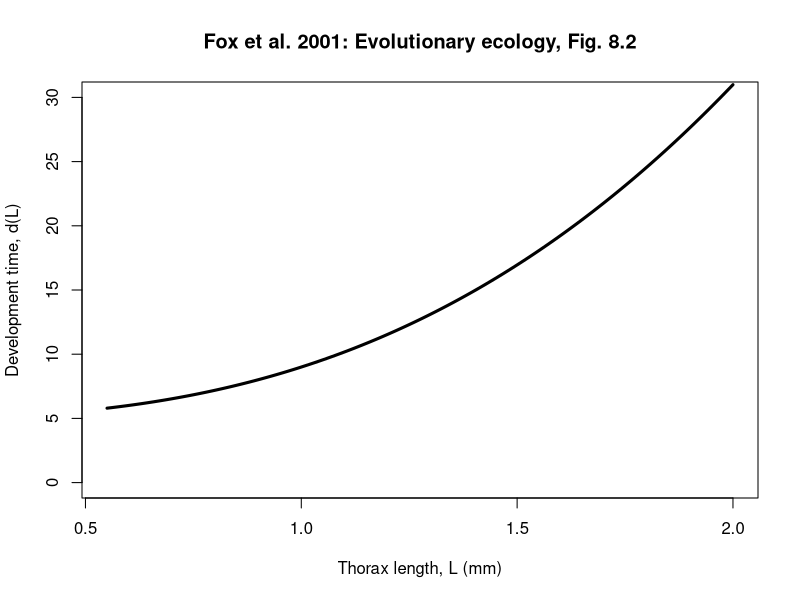
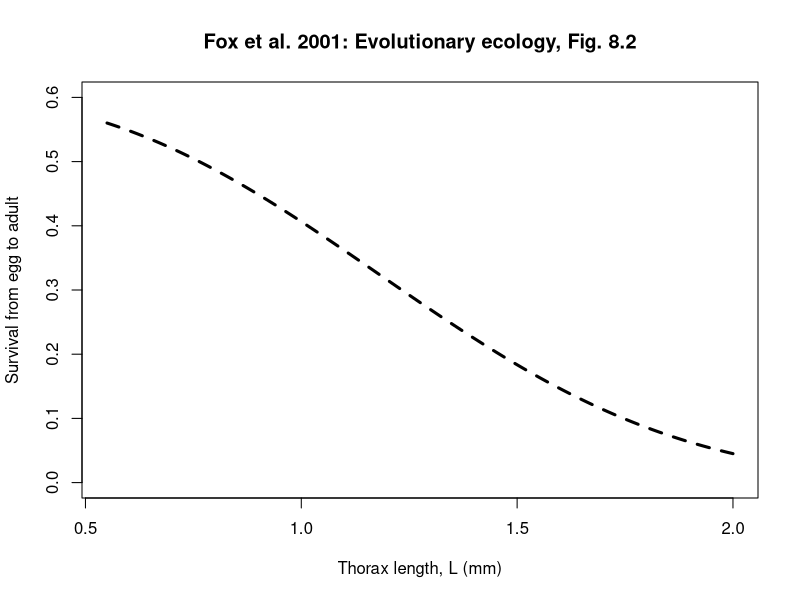
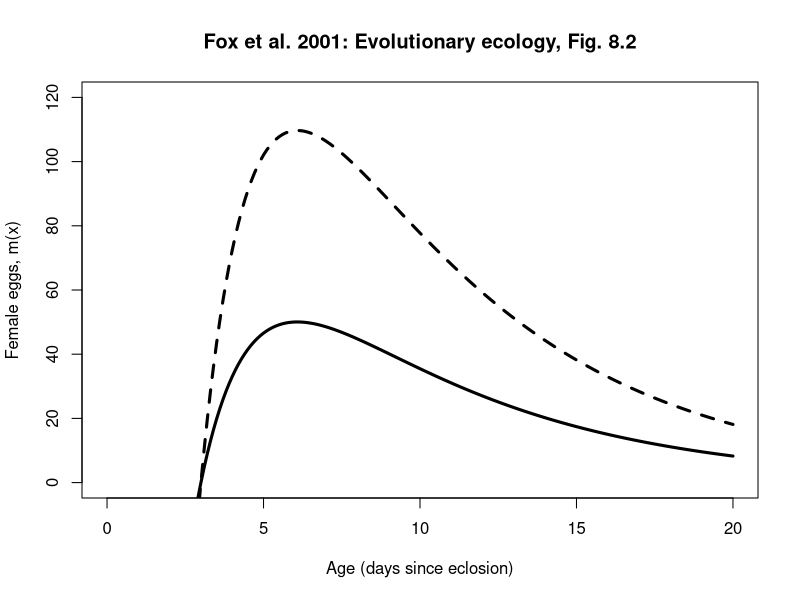
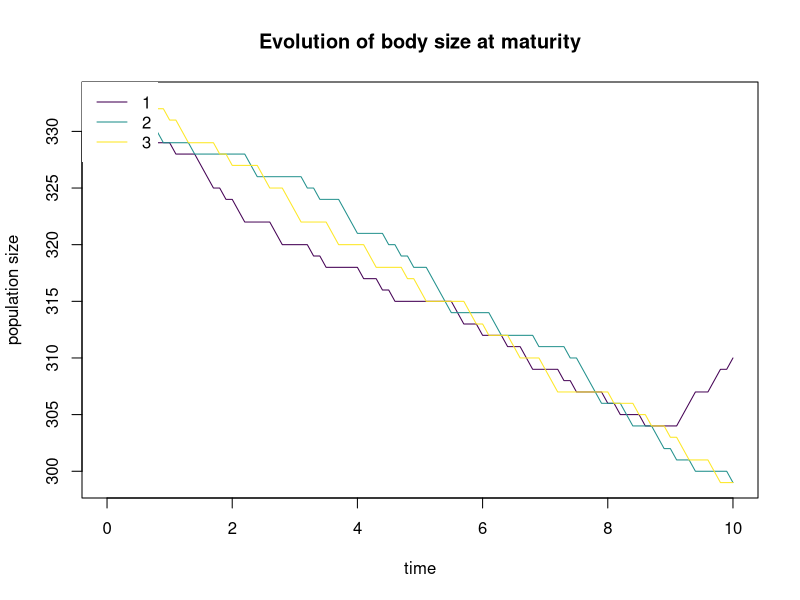

Write R code to recreate these figures, in order.
# EVOLUTION OF AGE AND SIZE AT MATURITY IN DROSOPHILIA
#__________________________

# Based on the section beginning on p107 of Fox et al. Evolutionary Ecology.
# https://ebookcentral.proquest.com/lib/mun/detail.action?docID=430289

# Remove all objects from the workspace: usually start with this
rm(list=ls())

# Load a package that provides a color palette
# You'll need to install this
require(viridis)

# The number of time steps to run the simulation
# You can change 100 to a different number if you would like
total.time = 100

# Larval mortality rate
# ---------------------
# To figure out that the larval mortality rate was 0.1 individuals per time,
# I tried to reproduce Figure 8.2 from Fox et al: I tried different values of
# l0 until I got a graph that gave reasonable "Survival from egg to adult"
# probabilities as a function of thorax length (see below)
l0 = .1

# Adult mortality rate
# --------------------
# I couldn't find any information on the adult mortality rate so I just
# guessed that adult mortality was 1/2 larval mortality. You could change
# this number, but I'd expect that adult mortality is less than larval.
l1 = l0*0.5

# Population size
#----------------
# This simulation considers evolution in a population that,
# for the most part, doesn't change in size. The population size should be relatively
# large or the evolutionary outcome with be affected by genetic drift.
# Although, Fox et al. 2001 states that their results apply to population growth with
# no density dependence, computation will become very slow if the number of
# individuals is allowed to become very large. To avoid this we assume a fixed population
# size with one birth and one death in a time step.
Popn.Size=1000

# Genotypes
#----------
# Create a list of gentoypes/phenotypes that are present in the population
# The list of numbers below is the thorax size in millimeters. The list below
# considers 3 different genotypes, which correspond to thorax lengths of 
# 1mm, 2mm, and 3mm. Your list of genotypes can consist of more than 3
# genotypes, and you should choose different values for your computational experiments.
genotypes.list = c(1,2,3)

# The number of genotypes
Number.genotypes = length(genotypes.list)

# The different genotypes are assembled into a dataframe where different
# facts about these genotypes can be added, for example, the development
# time to reach a particular lenghth at maturity.
genotypes = data.frame(id=1,L=genotypes.list[1])

# Each genotype is given an "id" named by its position in genotypes.list.
for(i in seq(2,Number.genotypes)){
  genotypes = rbind(genotypes,c(id = i,L=genotypes.list[i]))
}

# The development time function
#-----------------------------
# The time to reach maturity (be reproductive) is determined by the length
# at maturity, for example, if the length at maturity is quite large, then
# it will take more days to reach maturity
Development = function(L){
  # The graph provided in Fox et al. 2001 Fig. 8.2 was used to estimate the
  # parameters d0, d1, and d2. 
  d0 =4
  d1 = 2.7
  d2 = 5
  # The formula for D, is equation 8.3 on p107 of Fox et al. 2001
  D = d0*L^d1 + d2
  return(D)
}

# Make a graph of development time versus thorax length
#-----------------------
# Make a list of thorax lengths at maturity to go on the x-axis
Lvec = seq(.55,2,.01)
# Now make a graph: on the y-axis are the develpment times for different lengths
# at maturity, on the x-axis are the lengths
plot(Lvec,Development(Lvec),typ="l", lwd=3, ylim = c(0,30), xlim = c(0.55,2), xlab = "Thorax length, L (mm)", ylab = "Development time, d(L)", main = "Fox et al. 2001: Evolutionary ecology, Fig. 8.2")

# Make a graph of the proportion of larvae surviving to maturity as a function
# of thorax length at maturity
#-----------------------------------------------------------
# Every day, there is the same rate of larval mortality, l0, however,
# when the size at maturity is bigger, it takes more days to reach maturity and
# so the probability of dying before reaching the adult stage is higher.
# The equation for the proportion of larvae surviving to adulthood is similiar
# to equation 8.5 in Fox et al. 2001. This graph was used to estimate,
# l0, based on its agreement with Figure 8.2 in Fox et al. 2001
plot(Lvec,exp(-l0*Development(Lvec)),typ="l", lty=2, lwd=3, xlim=c(0.55,2), ylim = c(0,.6), xlab = "Thorax length, L (mm)", ylab = "Survival from egg to adult", main = "Fox et al. 2001: Evolutionary ecology, Fig. 8.2")

# Now we calculate the development time for each of the genotypes and add
# this information to the dataframe summarizing the genotypes
Develop.time = Development(genotypes$L)
genotypes = cbind(genotypes,Develop.time)

# Define the characteristics of all indviduals in the population initially
#------------------------------------------------------------
genotype = NULL
develop.time = NULL
L = NULL
age = NULL

# We begin with all genotypes equally abundant. Run this code below:
for(i in seq(1,Number.genotypes)){
  genotype = c(genotype,rep(i,Popn.Size/Number.genotypes))
  develop.time=c(develop.time,rep(genotypes$Develop.time[i],Popn.Size/Number.genotypes))
  L = c(L,rep(genotypes$Develop.time[i],Popn.Size/Number.genotypes))
  age=c(age,rep(0,Popn.Size/Number.genotypes))
}

# The loop above is used to create a dataframe "Popn" that lists all the
# individuals in the population, their genotype, their age, and the aspects
# of life history that derive from size at maturity, L, i.e. development time
Popn = data.frame(cbind(genotype=genotype,age=age,L=L,develop.time))

# Fecundity is a function of body size at maturity and age:
Fecundity = function(a,L){
  # The parameters weren't given in Fox et al., so I did a bunch of algebra and
  # graphing to figure out what the parameters could be to reproduce Fig. 8.2
  # in Fox et al. I assumed that small implied L = 0.6mm and large implied L=1.6mm.
  m1 = .45
  # m2: x-intercept
  m2 = 3
  m3 = .15
  m5 = .8
  m4 = 250
  # m0 is described in the text below equation 8.4
  m0 = m4*L^m5
  # m is equation 8.4 on p107
  m = m0*(1-exp(-m1*(a-m2)))*exp(-m3*a)
  return(m)
}

# Graph age (days) versus female eggs
#------------------------------------
# Vector of ages to plot on the x-axis
avec = seq(0,20,.1)
# The values on the y-axis are given by evaluating the Fecundity function
# for L = 0.6mm (small) and L=1.6mm (large)
plot(avec,Fecundity(avec,0.6), typ="l", lwd=3,ylim = c(0,120), xlab = "Age (days since eclosion)", ylab = "Female eggs, m(x)", main = "Fox et al. 2001: Evolutionary ecology, Fig. 8.2")
lines(avec, Fecundity(avec,1.6), lwd=3, lty=2)

# For the population dynamics, we assume that each time step on individual dies
# and one individual reproduces making an offspring with the same genotype but
# with age 0. This is called the DB model (death then birth) and I have assumed
# the population has a fixed size (if at least one individual can reproduce).
# Every inidividual in the population gets a "score" for their chance of dying:
# l0 is assigned to all larvae, and l1 to all adults. Any individual dies in
# proportion to its "dscore" based on these mortality rates.

# Setting dscore and bscore = age is preallocation to get the correct size, since bscore
# and dscore will have the same length as the number of individuals in the population.

dscore = age

# Each individual is assinged a "bscore" that reflects their chance of reproducing.
# If the individual has yet to reach reproductive age, then bscore is 0 for them. For all
# individuals that have reach reproductive age, their "bscore" is in proportion to
# their fecundity as determined by the Fecundity() function: depending on their
# age and size at maturity

bscore = age

# At each time step, we count all the individuals with a particular
# genotype, and record these counts in a matrix "Number". Below is
# preallocation, and setting the correct value at t=0 before we let the dynamics
# evolve over time.
Number = matrix(0,total.time+1,1+Number.genotypes)
Number[1,]=c(0,t(unname(table(Popn$genotype))))

# Before we enter the loop, time is set equal to 0. In the loop, Time will
# be incremented with every iteration of the loop
Time = 0

# Run the temporal dynamics to reveal the changes in genotype
# frequency
for(t in seq(1,total.time)){
# Each individual has a corresponding dscore, based on whether the
# individual is a larvae or an adult:
dscore[Popn$age>=Popn$develop.time] = l1
dscore[Popn$age<Popn$develop.time] = l0
# cum.dscore: divide up a number line into intervals with length proportional to the
# dscore for each individual
cum.dscore = cumsum(dscore)
# r1: choose a random number. This random number corresponds to an interval of cum.dscore associated
# with a given individual. Based on this random number an individual is selected to
# die: the individual that dies is randomly choosen, but in proportion its mortality rate.
r1 = runif(1, 0, cum.dscore[length(Popn[,1])])
# ind.d: identifies that row position in the Popn matrix of the individual that will die.
ind.d = min(which(cum.dscore>r1))
# The line of code below removes the individual that experiences the mortality from the population.
Popn = Popn[-ind.d,]
# Below, we re-index the rows so there is not a missing index value.
row.names(Popn) = seq(1,length(Popn[,1]))
# bscore: bscore is zero....
bscore =rep(0,length(Popn[,1]))
# ... unless the individual is an adult. Being an adult is defined as having an age greater than
# the development time needed to reach maturity. Given that an individual is an adult
# their fecundity score is given by the Fecundity() function, which depends on the individuals age and size.
bscore[Popn$age>=Popn$develop.time]=Fecundity(Popn$age[Popn$age>=Popn$develop.time],Popn$L[Popn$age>=Popn$develop.time])

# cum.bscore: break-up a number line so that intervals are proportional to
# the bscore
cum.bscore = cumsum(bscore)
if(cum.bscore[length(Popn[,1])]>0){
# Choose a random number to select the individual that reproduces, in proportion to their bscore.
r1 = runif(1, 0, cum.bscore[length(Popn[,1])])
# ind.b: the row corresponding the individual that is selected to reproduce
ind.b = min(which(cum.bscore>r1))
# Create a new individual with: the same genotype id as the parent; age = 0; the same length at maturity
# as the parent; and the same development time as the parent.
new.ind = c(Popn$genotype[ind.b], 0,Popn$L[ind.b],Popn$develop.time[ind.b])
# Add the new individual to the population
Popn = rbind(Popn,new.ind)
# Fix up the row index names
row.names(Popn) = seq(1,length(Popn[,1]))
}
# For one iteration of the loop, how much does time increment? One idea
# was to base this on the time for one mortality to occur, which is given
# by under a Gillespie algorithm implementation, however, this seemed
# to give the evolution of very small L, so I commented it out.
# dt = -log(runif(1))/cum.dscore[length(Popn[,1])]
# Let's assume that each iteration of the loop corresponds to 1/10 of a day
# such that 10 individuals (out of the ~1000, i.e. 1%) die each day.
dt=1/10

# The new value of Time (upon the completion of this iteration of the loop)
# is the old value of Time (from the previous iteration of the loop) + dt.
Time = Time+dt
# As time progresses, individuals age too.
Popn$age = Popn$age+dt
# Count up the number of individuals with each genotype currently in the population.
# the table() function gives the counts that are non-zero and so the role of the first
# instance of "genotypes.count" is to assign 0 for the all the genotypes that are not
# observed.
genotypes.count = rep(0,Number.genotypes)
genotypes.summary = table(Popn$genotype)
genotypes.count[as.numeric(names(genotypes.summary))]=unname(genotypes.summary)
# Record the time, and the number of individuals with each genotype.
Number[t+1,] = c(Time, genotypes.count)
}

# Plot the results
#----------------
# Fix the color palette, so that we can make a legend that will be
# correct for a variable number of genotypes
Colours = viridis(Number.genotypes)
plot(Number[,1], Number[,2], typ="l", col = Colours[1], ylim = c(min(Number[,2:(Number.genotypes+1)]),max(Number[,2:(Number.genotypes+1)])), xlab = "time", ylab = "population size", main = "Evolution of body size at maturity")
for(i in seq(2,Number.genotypes)){
lines(Number[,1], Number[,i+1], typ="l", col = Colours[i])
}
legend("topleft", legend = genotypes$L, col=Colours, lty = rep(1,Number.genotypes),box.lwd = 0)

# SOME NOTES
#-----------
# 1. The outcome of the evolutionary dynamics are quite sensitive to the choice of
#   dt which was made arbitrarily.
# 2. The initial condition starts with only larvae, and so for the first few iterations
#    of the loop there is no reproduction. During this time, the population decreases in size
#    and it is only once at least one individual is an adult, that reproduction begins and
#    the population size stabilizes. Therefore, whatever the value of "Popn.Size" the population
#    will actually stabilize at a value a bit lower than this.